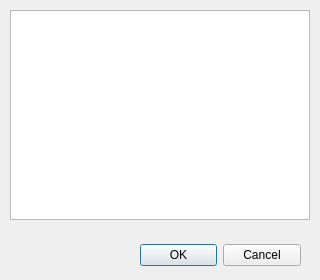
<?xml version="1.0" encoding="UTF-8"?>
<ui version="4.0">
 <class>Dialog</class>
 <widget class="QDialog" name="Dialog">
  <property name="enabled">
   <bool>true</bool>
  </property>
  <property name="geometry">
   <rect>
    <x>0</x>
    <y>0</y>
    <width>320</width>
    <height>280</height>
   </rect>
  </property>
  <property name="windowTitle">
   <string>Dialog</string>
  </property>
  <widget class="QDialogButtonBox" name="buttonBox">
   <property name="geometry">
    <rect>
     <x>140</x>
     <y>230</y>
     <width>161</width>
     <height>51</height>
    </rect>
   </property>
   <property name="orientation">
    <enum>Qt::Horizontal</enum>
   </property>
   <property name="standardButtons">
    <set>QDialogButtonBox::Cancel|QDialogButtonBox::Ok</set>
   </property>
  </widget>
  <widget class="QTextEdit" name="codetext">
   <property name="geometry">
    <rect>
     <x>10</x>
     <y>10</y>
     <width>300</width>
     <height>210</height>
    </rect>
   </property>
   <property name="layoutDirection">
    <enum>Qt::LeftToRight</enum>
   </property>
  </widget>
 </widget>
 <resources/>
 <connections>
  <connection>
   <sender>buttonBox</sender>
   <signal>accepted()</signal>
   <receiver>Dialog</receiver>
   <slot>accept()</slot>
   <hints>
    <hint type="sourcelabel">
     <x>248</x>
     <y>254</y>
    </hint>
    <hint type="destinationlabel">
     <x>157</x>
     <y>274</y>
    </hint>
   </hints>
  </connection>
  <connection>
   <sender>buttonBox</sender>
   <signal>rejected()</signal>
   <receiver>Dialog</receiver>
   <slot>reject()</slot>
   <hints>
    <hint type="sourcelabel">
     <x>316</x>
     <y>260</y>
    </hint>
    <hint type="destinationlabel">
     <x>286</x>
     <y>274</y>
    </hint>
   </hints>
  </connection>
 </connections>
</ui>
